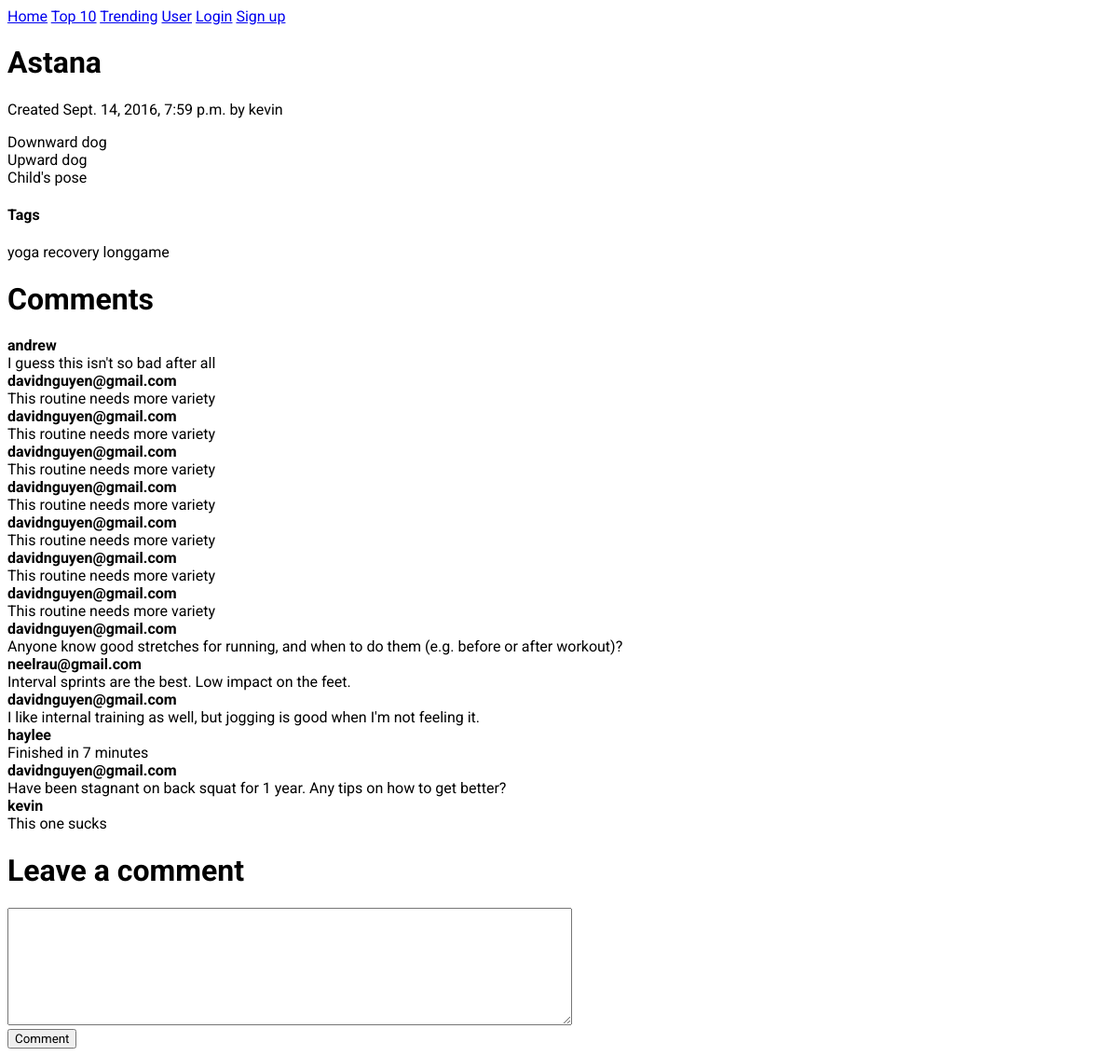
The page /workouts/15/ on the database its author committed.
### workouts/models.py (models this page shows, shortened)
class Routine(models.Model):
  routine_title = models.CharField(max_length=70)
  routine_text = models.TextField()
  pub_date = models.DateTimeField('date published', default=timezone.now)
  created_by = models.ForeignKey(settings.AUTH_USER_MODEL, related_name="created_by")
  modify_date = models.DateTimeField('date modified', null=True)
  modified_by = models.ForeignKey(settings.AUTH_USER_MODEL, null=True, related_name="modified_by")
  likes = models.IntegerField(default=0)

class Tag(models.Model):
  routine = models.ForeignKey(Routine, on_delete=models.CASCADE)
  tag_text = models.CharField(max_length=70)

class Comment(models.Model):
  created_by = models.ForeignKey(settings.AUTH_USER_MODEL)
  routine = models.ForeignKey(Routine, on_delete=models.CASCADE)
  comment_text = models.TextField(max_length=1000)
  pub_date = models.DateTimeField('date published')
  likes = models.IntegerField(default=0)

### workouts/views.py (the view)
# urls.py: url(r'^(?P<routine_id>[0-9]+)/$', views.detail, name='detail'),
def detail(request, routine_id):
  routine = get_object_or_404(Routine, pk=routine_id)
  if request.method == 'POST':
    if "add_to_journal" in request.POST:
      if not request.user.is_authenticated:
        return render(request, 'workouts/detail.html', { 'routine': routine, 'error_add_to_journal': "You must log in first"})
      if request.user.journal_set.filter(routine=routine).exists():
        return render(request, "workouts/detail.html", { 'routine': routine, 'error_add_to_journal': 'Already added to journal'})
      entry = Journal(user=request.user, routine=routine)
      entry.save()
      return render(request, "workouts/detail.html", {'routine': routine, 'add_to_journal_success': "Added routine to journal"})
    if "like" in request.POST:
      if not request.user.is_authenticated:
        return render(request, 'workouts/detail.html', { 'routine': routine, 'error_like': "You must log in first"})
      l = request.user.like_set.filter(routine=routine)
      if l.exists():
        routine.likes = F('likes') - 1
        routine.save()
        l.delete()
      else:
        routine.likes = F('likes') + 1
        routine.save()
        request.user.like_set.create(routine=routine)
      routine = Routine.objects.filter(pk=routine_id).get()
      return render(request, "workouts/detail.html", {'routine': routine})
    if "delete_routine" in request.POST:
      if request.user.is_authenticated:
        if request.user != routine.created_by:
          return render(request, 'workouts/detail.html', { 'routine': routine, 'error_delete':"you aren't the creator of this routine"})
        routine.delete()
        return HttpResponseRedirect(reverse('workouts:index'))
    if "comment" in request.POST:
      if request.user.is_authenticated:
        comment_text = request.POST["comment_text"]
        params = dict(routine=routine, comment_text=comment_text)
        if not valid_content_input(comment_text):
          params['error_text'] = "Please enter the details"
          return render(request, 'workouts/detail.html', params)
        routine.comment_set.create(created_by=request.user,
                                   comment_text=comment_text,
                                   pub_date=timezone.now())
        return HttpResponseRedirect(reverse('workouts:detail', args=[routine.id]))
    return HttpResponseRedirect(reverse('workouts:login'))
  else:
    tag_list = " ".join(routine.tag_set.values_list('tag_text', flat=True))
    return render(request, 'workouts/detail.html', {
      'routine': routine,
      'tag_list': tag_list,
    })

### workouts/templates/workouts/detail.html (shortened to what this page needs)
{% extends "./base.html" %}
{% block content %}
<div><h1>{{ routine.routine_title }}</h1></div>
<div>Created {{ routine.pub_date }} by {{ routine.created_by }}</div>
<div><pre>{{ routine.routine_text }}</pre></div>
<div><h4>Tags</h4></div>
<div>
  {% for tag in routine.tag_set.all %}
    <span>{{ tag.tag_text }}<span>
  {% endfor %}
</div>
<div>
  <h1>Comments</h1>
  {% for comment in routine.comment_set.all %}
    <div><strong>{{ comment.created_by }}</strong></div>
    <div>{{ comment.comment_text }}</div>
  {% endfor %}
</div>
<div>
  <h1>Leave a comment</h1>
  <form method="post">
    <div><textarea name="comment_text"></textarea></div>
    <div><input type="submit" name="comment" value="Comment"/></div>
  </form>
</div>
{% endblock content %}

### workouts/static/workouts/style.css (style rules this page uses)
* { font-family: 'Roboto', sans-serif; }
textarea { width: 600px; height: 120px; }

### rows shown on the page
Routine: routine_title "Astana", pub_date "Sept. 14, 2016, 7:59 p.m.", created_by "kevin", routine_text "Downward dog Upward dog Child's pose"
Tag: tag_text "yoga"
Tag: tag_text "recovery"
Tag: tag_text "longgame"
Comment: created_by "andrew", comment_text "I guess this isn't so bad after all"
Comment: created_by "davidnguyen@gmail.com", comment_text "This routine needs more variety"
Comment: created_by "davidnguyen@gmail.com", comment_text "This routine needs more variety"
Comment: created_by "davidnguyen@gmail.com", comment_text "This routine needs more variety"
Comment: created_by "davidnguyen@gmail.com", comment_text "This routine needs more variety"
Comment: created_by "davidnguyen@gmail.com", comment_text "This routine needs more variety"
Comment: created_by "davidnguyen@gmail.com", comment_text "This routine needs more variety"
Comment: created_by "davidnguyen@gmail.com", comment_text "This routine needs more variety"
Comment: created_by "davidnguyen@gmail.com", comment_text "Anyone know good stretches for running, and when to do them (e.g. before or after workout)?"
Comment: created_by "neelrau@gmail.com", comment_text "Interval sprints are the best. Low impact on the feet."
Comment: created_by "davidnguyen@gmail.com", comment_text "I like internal training as well, but jogging is good when I'm not feeling it."
Comment: created_by "haylee", comment_text "Finished in 7 minutes"
Comment: created_by "davidnguyen@gmail.com", comment_text "Have been stagnant on back squat for 1 year. Any tips on how to get better?"
Comment: created_by "kevin", comment_text "This one sucks"
